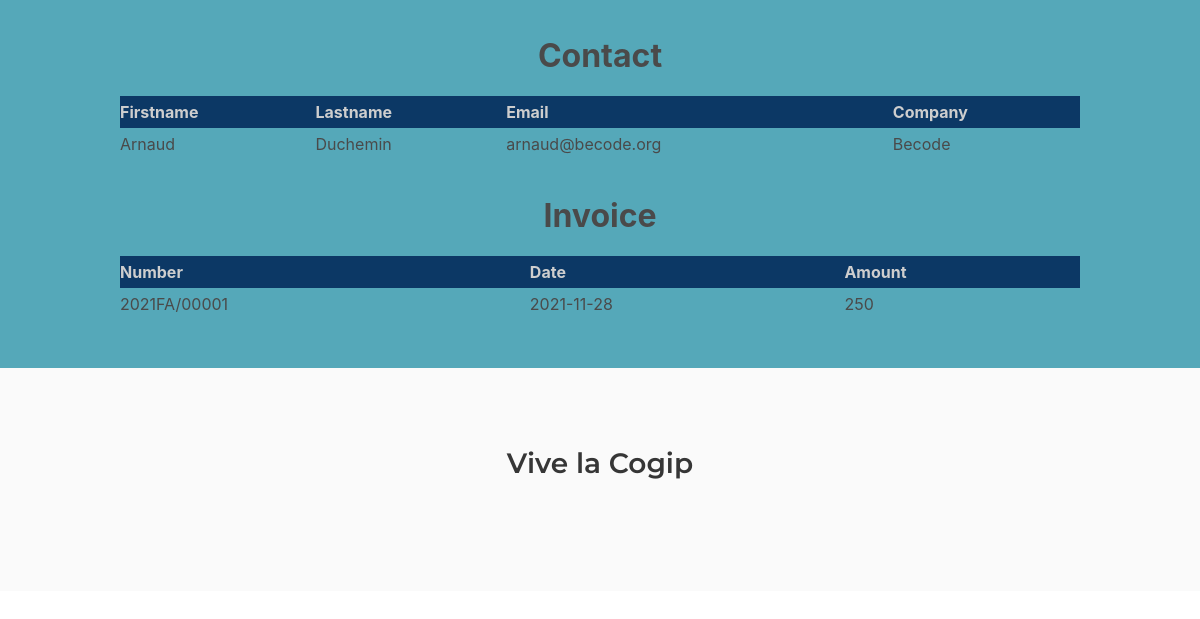
/?action=contact_details&id=2 (signed in), run on the app's committed database.
### tables this page shows
CREATE TABLE `people` (
  `id` int(11) NOT NULL,
  `firstname` varchar(50) NOT NULL,
  `lastname` varchar(50) NOT NULL,
  `email` varchar(100) NOT NULL,
  `phone` varchar(40) NOT NULL
);

CREATE TABLE `company` (
  `id` int(11) NOT NULL,
  `name` varchar(100) NOT NULL,
  `country` varchar(100) NOT NULL,
  `vat` varchar(50) NOT NULL
);

### controllers/controller.php (called while the page is built, shortened)
<?php
require("./models/model.php");
class Controller {
    public function getContactDetails() {
        $db = new DataBase();
        $id = filter_var($_GET["id"], FILTER_SANITIZE_NUMBER_INT);
        require("./views/contact_details.php");
    }
}

### models/model.php (called while the page is built, shortened)
<?php
class DataBase
{
    private $db='cogip';
    private $login = 'root';
    private $pass ='';
    private $connec;
    private function connexion() {
        try {
            $bdd = new PDO('mysql:host=localhost;dbname='.$this->db.';charset=utf8', $this->login, $this->pass);
            $bdd->setAttribute(PDO::ATTR_ERRMODE, PDO::ERRMODE_WARNING);
            $bdd->setAttribute(PDO::ATTR_DEFAULT_FETCH_MODE, PDO::FETCH_OBJ);
            $this->connec = $bdd;
        }
        catch (PDOException $e) {
            $msg = 'ERROR PDO in' . $e->getfile() . 'L.' . $e->getLine() . ' : ' . $e->getMessage();
            die($msg);
        }
    }
    public function getAllInformationPeople ($id) {
        $req = $this->connec->prepare("SELECT p.firstname AS firstname, p.lastname AS lastname, p.email AS email, p.phone AS phone, c.id AS idcompany, c.name as companyname
                                       FROM people p, company c, people_company pc
                                       WHERE p.id='$id' AND p.id=pc.idpeople AND pc.idcompany=c.id ");
        $req->execute();
        return $req;
    }
    public function getAllInvoiceOfOnePeople ($id) {
        $req = $this->connec->prepare("SELECT DISTINCT i.number AS number, i.date AS date, i.amount AS amount, p.phone AS phone
                                       FROM invoice i, people_invoice pi, people p
                                       WHERE  p.id='$id' AND i.id=pi.idpeople AND pi.idinvoice=p.id
                                       ORDER BY date desc");
        $req->execute();
        return $req;
    }
}

### views/contact_details.php (the view)
<?php
require("./views/header.php");
if (!empty($id)) {
    $contact = $db->getAllInformationPeople($id);
?>
    <h1>Contact</h1>
    <table>
        <tr class="line">
            <th>Firstname</th>
            <th>Lastname</th>
            <th>Email</th>
            <th>Company</th>
        </tr>
<?php
    while ($infos = $contact->fetch(PDO::FETCH_ASSOC)) {
        $firstname = $infos["firstname"];
        $lastname = $infos["lastname"];
        $email = $infos["email"];
        $companyname = $infos["companyname"];
        echo "
            <tr class='line'>
                <td>$firstname</td>
                <td>$lastname</td>
                <td>$email</td>
                <td>$companyname</td>
            </tr>
        ";
    }
?>
    </table>
    <h1>Invoice</h1>
    <table>
        <tr class="line">
            <th>Number</th>
            <th>Date</th>
            <th>Amount</th>
        </tr>
<?php
    $invoice = $db->getAllInvoiceOfOnePeople($id);
    while ($infos = $invoice->fetch(PDO::FETCH_ASSOC)) {
        $number = $infos["number"];
        $date = $infos["date"];
        $amount = $infos["amount"];
        echo "
                <tr class='line'>
                    <td>$number</td>
                    <td>$date</td>
                    <td>$amount</td>
                </tr>
        ";
    }
    echo "</table>";
    }
require("./views/footer.php");

### assets/css/style.css (style rules this page uses)
body { font-family: Montserrat, sans serif; background: #55a8b9; color: rgb(24, 21, 21); font-weight: bold; }
body h1 { text-align: center; font-size: 2rem; padding-bottom: 1rem; padding-top: 2rem; font-weight: bold; }
body table { margin: 0 auto; width: 80%; padding-top: 1rem; }
body table th { font-weight: bold; background-color: #0c3865; color: rgb(206, 206, 206); }
body table tr { line-height: 2rem; height: 2rem; font-size: 1rem; }

### data on the page
people: firstname "Arnaud", lastname "Duchemin", email "arnaud@becode.org", company.name "Becode", number "2021FA/00001", date "2021-11-28", amount "250"
